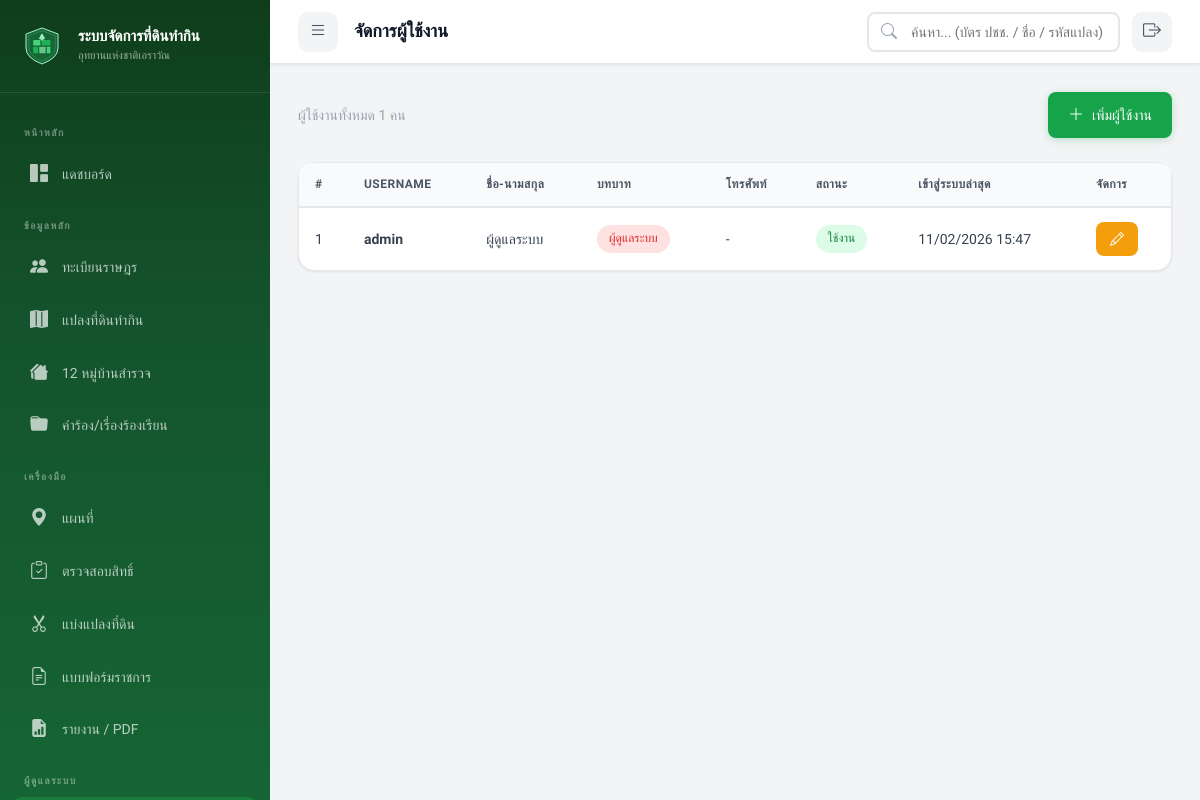
Page /index.php?page=users (signed in) on the earlier database version.
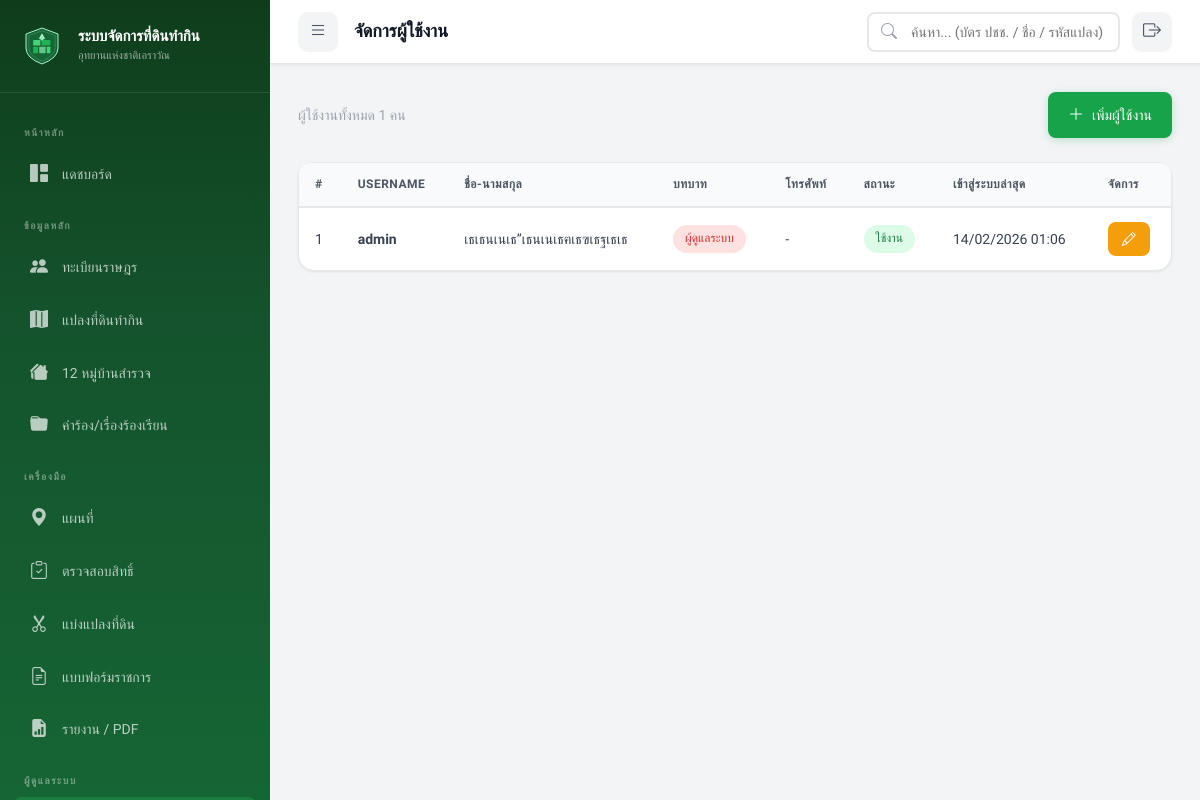
Same page on the later database version.
### tables this page shows
CREATE TABLE `users` (
  `user_id` int(11) NOT NULL AUTO_INCREMENT,
  `username` varchar(50) NOT NULL,
  `password_hash` varchar(255) NOT NULL,
  `full_name` varchar(100) NOT NULL,
  `role` enum('admin','officer','viewer') NOT NULL DEFAULT 'officer',
  `phone` varchar(15) DEFAULT NULL,
  `email` varchar(100) DEFAULT NULL,
  `is_active` tinyint(1) NOT NULL DEFAULT 1,
  `last_login` datetime DEFAULT NULL,
  `created_at` datetime DEFAULT current_timestamp(),
  `updated_at` datetime DEFAULT current_timestamp() ON UPDATE current_timestamp(),
  PRIMARY KEY (`user_id`),
  UNIQUE KEY `username` (`username`)
);

### views/users/list.php (the view, shortened to what this page needs)
<?php
$db = getDB();
$users = $db->query("SELECT * FROM users ORDER BY created_at DESC")->fetchAll();
?>
<div class="d-flex justify-between align-center mb-3">
    <p class="text-muted">ผู้ใช้งานทั้งหมด
        <?= count($users) ?> คน
    </p>
    <a href="index.php?page=users&action=create" class="btn btn-primary">
        <i class="bi bi-plus-lg"></i> เพิ่มผู้ใช้งาน
    </a>
</div>
<div class="card">
    <div class="card-body" style="padding:0;">
        <div class="table-container">
            <table>
                <thead>
                    <tr>
                        <th>#</th>
                        <th>Username</th>
                        <th>ชื่อ-นามสกุล</th>
                        <th>บทบาท</th>
                        <th>โทรศัพท์</th>
                        <th>สถานะ</th>
                        <th>เข้าสู่ระบบล่าสุด</th>
                        <th>จัดการ</th>
                    </tr>
                </thead>
                <tbody>
                    <?php foreach ($users as $i => $u): ?>
                        <tr>
                            <td>
                                <?= $i + 1 ?>
                            </td>
                            <td><strong>
                                    <?= htmlspecialchars($u['username']) ?>
                                </strong></td>
                            <td>
                                <?= htmlspecialchars($u['full_name']) ?>
                            </td>
                            <td>
                                <?php $roleBadge = match ($u['role']) { 'admin' => 'badge-danger', 'officer' => 'badge-info', 'viewer' => 'badge-gray', default => 'badge-gray'}; ?>
                                <span class="badge <?= $roleBadge ?>">
                                    <?= ROLE_LABELS[$u['role']] ?? $u['role'] ?>
                                </span>
                            </td>
                            <td>
                                <?= htmlspecialchars($u['phone'] ?? '-') ?>
                            </td>
                            <td>
                                <?php if ($u['is_active']): ?>
                                    <span class="badge badge-success">ใช้งาน</span>
                                <?php else: ?>
                                    <span class="badge badge-gray">ปิดใช้งาน</span>
                                <?php endif; ?>
                            </td>
                            <td>
                                <?= $u['last_login'] ? date('d/m/Y H:i', strtotime($u['last_login'])) : 'ยังไม่เคย' ?>
                            </td>
                            <td>
                                <a href="index.php?page=users&action=edit&id=<?= $u['user_id'] ?>"
                                    class="btn btn-warning btn-sm">
                                    <i class="bi bi-pencil"></i>
                                </a>
                            </td>
                        </tr>
                    <?php endforeach; ?>
                </tbody>
            </table>
        </div>
    </div>
</div>

Differences in the rows shown:
changed users "admin": full_name "ผู้ดูแลระบบ" → "เธเธนเนเธ”เธนเนเธฅเธฃเธฐเธเธ"; last_login "11/02/2026 15:47" → "14/02/2026 01:06"
